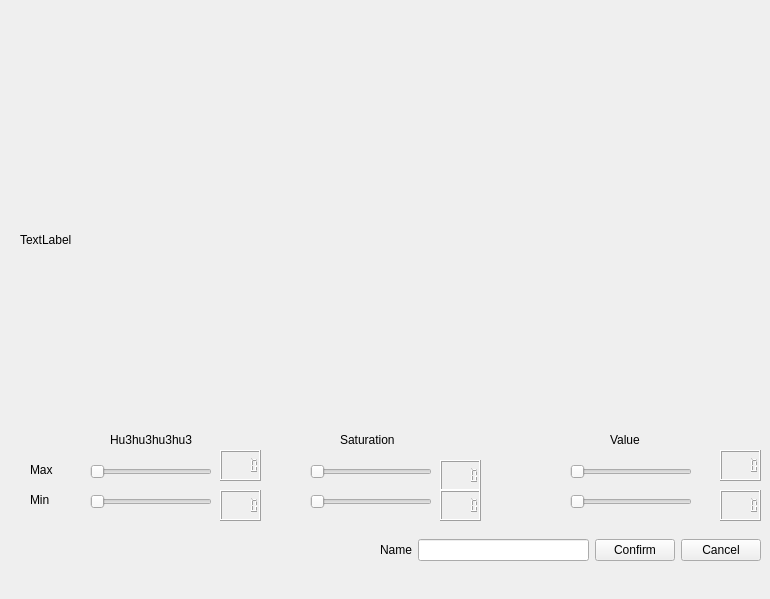
    <widget class="QWidget" name="addNewColorgbx">
     <widget class="QLCDNumber" name="lowvaluelcd_2">
      <property name="geometry">
       <rect>
        <x>720</x>
        <y>490</y>
        <width>41</width>
        <height>31</height>
       </rect>
      </property>
     </widget>
     <widget class="QLabel" name="camAddNewColorlbl">
      <property name="geometry">
       <rect>
        <x>20</x>
        <y>50</y>
        <width>506</width>
        <height>380</height>
       </rect>
      </property>
      <property name="text">
       <string>TextLabel</string>
      </property>
     </widget>
     <widget class="QLCDNumber" name="uppervaluelcd_2">
      <property name="geometry">
       <rect>
        <x>720</x>
        <y>450</y>
        <width>41</width>
        <height>31</height>
       </rect>
      </property>
     </widget>
     <widget class="QLabel" name="huelbl_2">
      <property name="geometry">
       <rect>
        <x>110</x>
        <y>430</y>
        <width>101</width>
        <height>20</height>
       </rect>
      </property>
      <property name="text">
       <string>Hu3hu3hu3hu3</string>
      </property>
     </widget>
     <widget class="QLCDNumber" name="uppersaturationlcd_2">
      <property name="geometry">
       <rect>
        <x>440</x>
        <y>460</y>
        <width>41</width>
        <height>31</height>
       </rect>
      </property>
     </widget>
     <widget class="QLCDNumber" name="lowsaturationlcd_2">
      <property name="geometry">
       <rect>
        <x>440</x>
        <y>490</y>
        <width>41</width>
        <height>31</height>
       </rect>
      </property>
     </widget>
     <widget class="QSlider" name="upperhuesld_2">
      <property name="geometry">
       <rect>
        <x>90</x>
        <y>460</y>
        <width>122</width>
        <height>24</height>
       </rect>
      </property>
      <property name="maximum">
       <number>180</number>
      </property>
      <property name="orientation">
       <enum>Qt::Horizontal</enum>
      </property>
     </widget>
     <widget class="QSlider" name="uppervaluesld_2">
      <property name="geometry">
       <rect>
        <x>570</x>
        <y>460</y>
        <width>122</width>
        <height>24</height>
       </rect>
      </property>
      <property name="maximum">
       <number>255</number>
      </property>
      <property name="orientation">
       <enum>Qt::Horizontal</enum>
      </property>
     </widget>
     <widget class="QLabel" name="upperlbl_2">
      <property name="geometry">
       <rect>
        <x>30</x>
        <y>460</y>
        <width>31</width>
        <height>20</height>
       </rect>
      </property>
      <property name="text">
       <string>Max</string>
      </property>
     </widget>
     <widget class="QLabel" name="lowlbl_2">
      <property name="geometry">
       <rect>
        <x>30</x>
        <y>490</y>
        <width>31</width>
        <height>20</height>
       </rect>
      </property>
      <property name="text">
       <string>Min</string>
      </property>
     </widget>
     <widget class="QLabel" name="saturationlbl_2">
      <property name="geometry">
       <rect>
        <x>340</x>
        <y>430</y>
        <width>71</width>
        <height>20</height>
       </rect>
      </property>
      <property name="text">
       <string>Saturation</string>
      </property>
     </widget>
     <widget class="QSlider" name="lowvaluesld_2">
      <property name="geometry">
       <rect>
        <x>570</x>
        <y>490</y>
        <width>122</width>
        <height>24</height>
       </rect>
      </property>
      <property name="maximum">
       <number>255</number>
      </property>
      <property name="orientation">
       <enum>Qt::Horizontal</enum>
      </property>
     </widget>
     <widget class="QLCDNumber" name="minhuelcd_2">
      <property name="geometry">
       <rect>
        <x>220</x>
        <y>490</y>
        <width>41</width>
        <height>31</height>
       </rect>
      </property>
     </widget>
     <widget class="QLCDNumber" name="maxhuelcd_2">
      <property name="geometry">
       <rect>
        <x>220</x>
        <y>450</y>
        <width>41</width>
        <height>31</height>
       </rect>
      </property>
     </widget>
     <widget class="QLabel" name="valuelbl_2">
      <property name="geometry">
       <rect>
        <x>610</x>
        <y>430</y>
        <width>111</width>
        <height>20</height>
       </rect>
      </property>
      <property name="text">
       <string>Value</string>
      </property>
     </widget>
     <widget class="QSlider" name="lowsaturationsld_2">
      <property name="geometry">
       <rect>
        <x>310</x>
        <y>490</y>
        <width>122</width>
        <height>24</height>
       </rect>
      </property>
      <property name="maximum">
       <number>255</number>
      </property>
      <property name="orientation">
       <enum>Qt::Horizontal</enum>
      </property>
     </widget>
     <widget class="QSlider" name="uppersaturationsld_2">
      <property name="geometry">
       <rect>
        <x>310</x>
        <y>460</y>
        <width>122</width>
        <height>24</height>
       </rect>
      </property>
      <property name="maximum">
       <number>255</number>
      </property>
      <property name="orientation">
       <enum>Qt::Horizontal</enum>
      </property>
     </widget>
     <widget class="QSlider" name="lowhuesld_2">
      <property name="geometry">
       <rect>
        <x>90</x>
        <y>490</y>
        <width>122</width>
        <height>24</height>
       </rect>
      </property>
      <property name="maximum">
       <number>180</number>
      </property>
      <property name="orientation">
       <enum>Qt::Horizontal</enum>
      </property>
     </widget>
     <widget class="QWidget" name="horizontalLayoutWidget_14">
      <property name="geometry">
       <rect>
        <x>380</x>
        <y>510</y>
        <width>381</width>
        <height>80</height>
       </rect>
      </property>
      <layout class="QHBoxLayout" name="horizontalLayout_15">
       <item>
        <layout class="QHBoxLayout" name="horizontalLayout_18">
         <item>
          <widget class="QLabel" name="nameColorlbl_2">
           <property name="text">
            <string>Name</string>
           </property>
          </widget>
         </item>
         <item>
          <widget class="QLineEdit" name="nameColorled_2"/>
         </item>
        </layout>
       </item>
       <item>
        <layout class="QHBoxLayout" name="horizontalLayout_19"/>
       </item>
       <item>
        <widget class="QPushButton" name="confirmNameAddNewColorbtn_2">
         <property name="text">
          <string>Confirm</string>
         </property>
        </widget>
       </item>
       <item>
        <widget class="QPushButton" name="cancelAddNewColorbtn_2">
         <property name="text">
          <string>Cancel</string>
         </property>
        </widget>
       </item>
      </layout>
     </widget>
    </widget>
